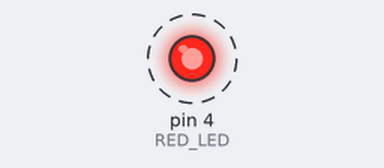
Bench run of a sketch on a simulated Arduino Uno, built with avr-gcc and run on an emulated ATmega328P. Shown: output pins drawn as LEDs (lit = HIGH). Dashed ring = blinking.

Above: at 0.2 s.
Timing chart, 0 to 3.0 s (numbered marks = the images above):
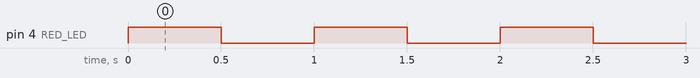

The sketch:

fast_blink.ino
```cpp
const int RED_LED = 4;  // Pin for red LED

void setup() {
  pinMode(RED_LED, OUTPUT);  // Set red LED as output
}

void loop() {
  digitalWrite(RED_LED, HIGH);  // Turn the red LED on
  delay(500);                   // Wait for half a second
  digitalWrite(RED_LED, LOW);   // Turn the red LED off
  delay(500);                   // Wait for half a second
}
```

Measured:
- by itself, pin 4 (RED_LED): alternates HIGH for 0.50 s and LOW for 0.50 s
